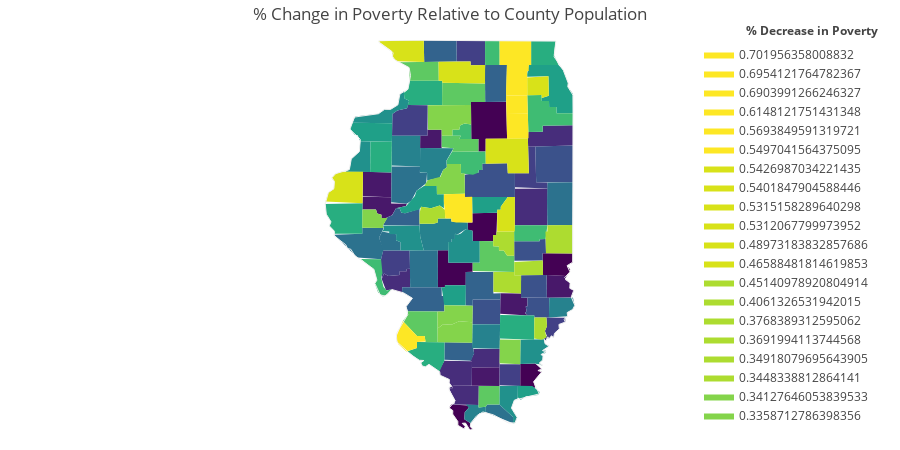

Source (notebook cell):
### Code cell
fig5 = ff.create_choropleth(fips=df4.index, scope=['Illinois'], values=df4['%_Change'],
                           title='% Change in Poverty Relative to County Population', legend_title='% Decrease in Poverty')
fig5.layout.template = None
fig5.show()
